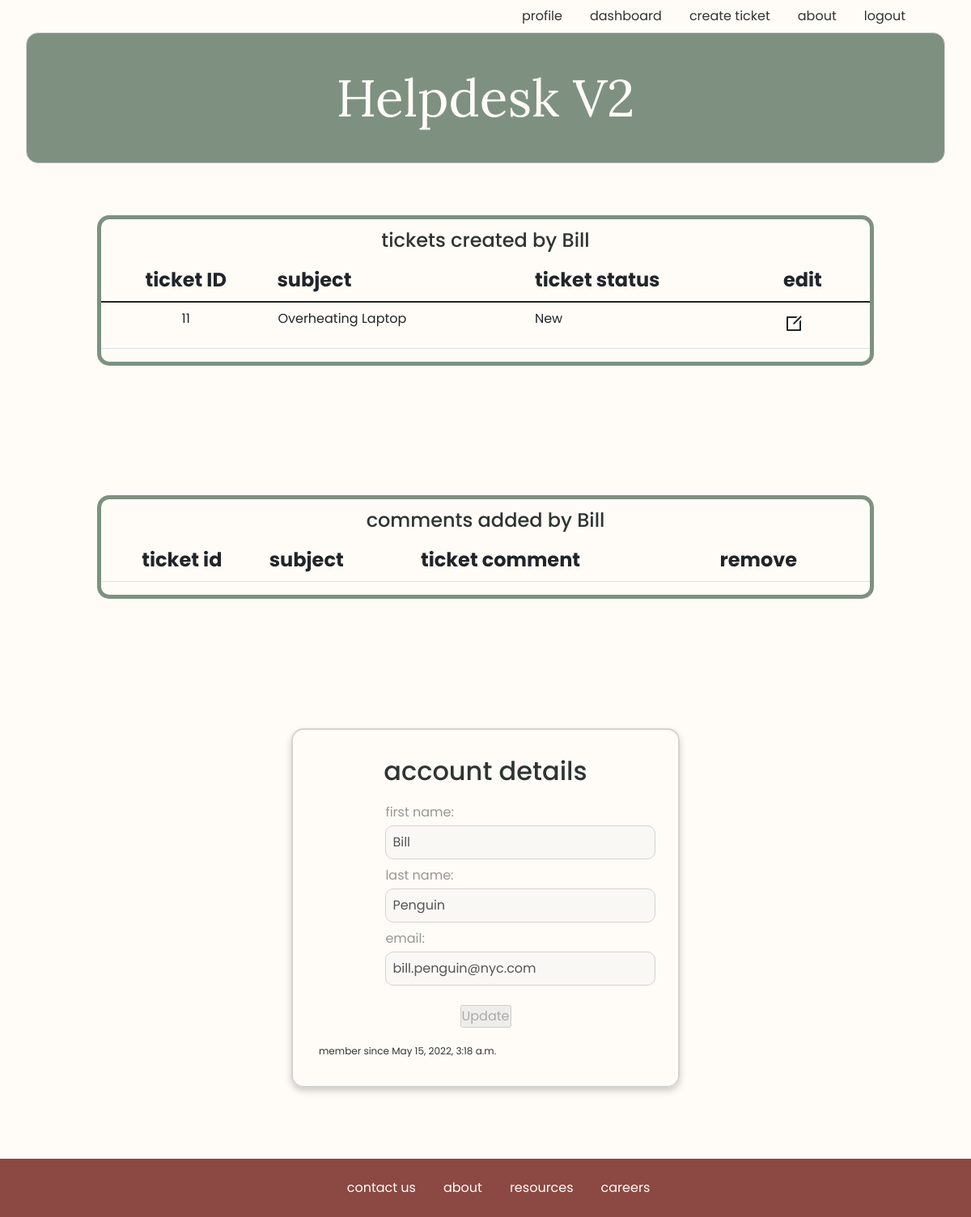
Before: /profile (signed in) with the older database file.
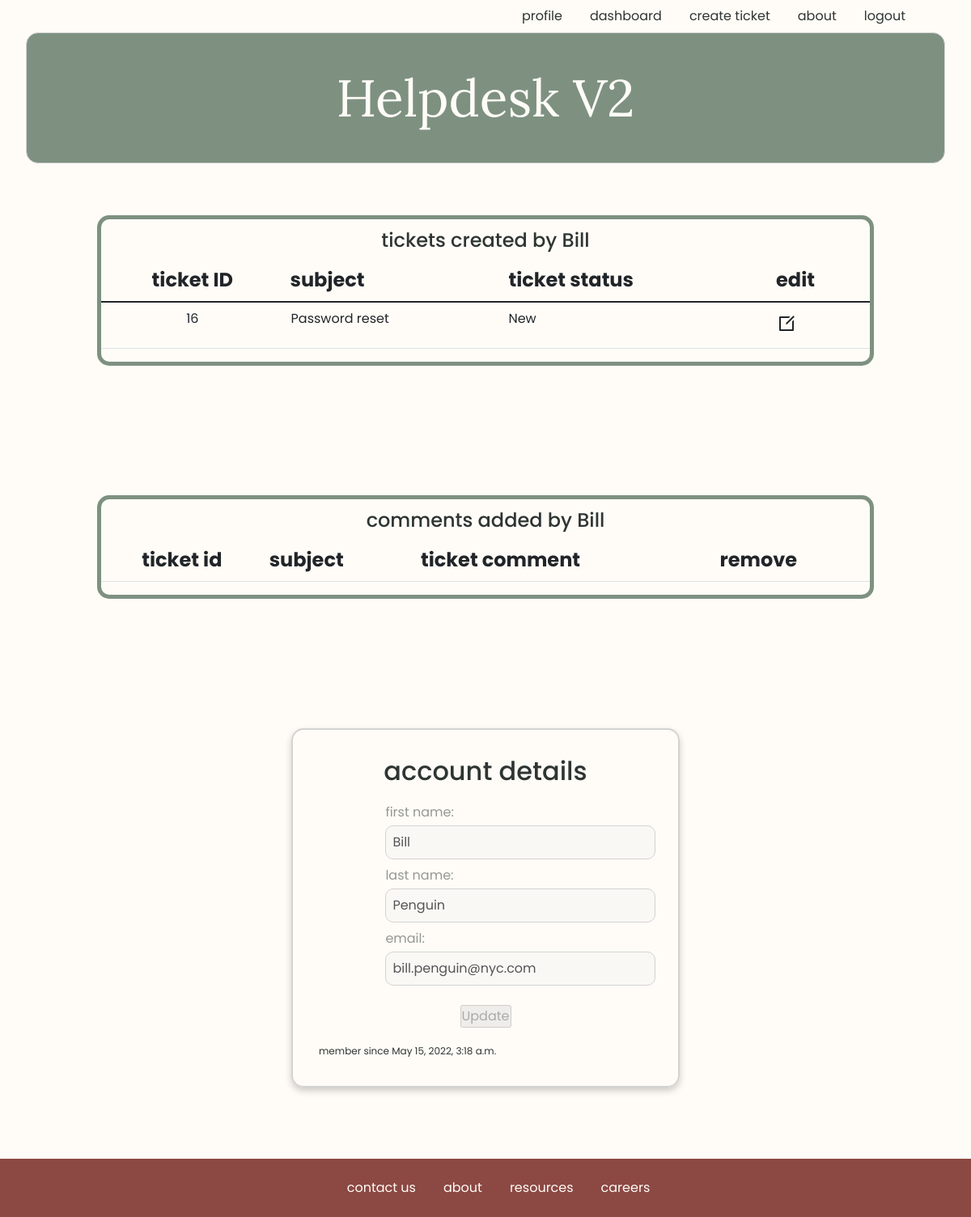
After: the same page with the newer database file.
### users/models.py (models this page shows, shortened)
class Ticket(models.Model):
    subject = models.CharField(max_length=250)
    ticket_type = models.CharField(max_length=50)
    ticket_status = models.CharField(max_length=50)
    ticket_description = models.CharField(max_length=350)
    created_by = models.ForeignKey(User, related_name="user_tickets", on_delete=models.CASCADE, null=True)
    created_at = models.DateTimeField(auto_now_add=True)
    updated_at = models.DateTimeField(auto_now=True)
    objects = TicketManager()

### users/views.py (the view)
# urls.py: path('profile', views.profile),
def profile(request):
    if 'user_id' not in request.session:
        return redirect('/')
    this_user = User.objects.filter(id = request.session['user_id'])
    context = {
        'user': this_user[0],
        'all_tickets': Ticket.objects.all(),
        'all_comments': Comment.objects.all()
    }
    return render(request, 'profile.html', context)

### users/templates/profile.html (shortened to what this page needs)
{% include 'logged_navbar.html'%}
<div class="profile-table">
	<h4>tickets created by {{user.first_name}}</h4>
	<table class="table">
		<thead>
			<tr>
				<th scope="col" id='table-id'>ticket ID </th>
				<th scope="col">subject </th>
				<th scope="col">ticket status </th>
				<th scope="col">edit </th>
			</tr>
		</thead>
		<tbody>
		{% for ticket in all_tickets reversed%}
			{% if ticket.created_by.id == user.id %}
			<tr class="table-row">
				<td class="table-data" id='table-id'><a href="/ticket/{{ticket.id}}/edit">{{ticket.id}}</a></td>
				<td class="table-data"><a href="/ticket/{{ticket.id}}/edit">{{ticket.subject}}</a></td>
				<td>{{ticket.ticket_status}}</td>
				<td class="data-edit" title="Edit Ticket"><a href="/ticket/{{ticket.id}}/edit"><i class="ri-edit-box-line"></i></a></td>
			</tr>
			{% endif %}
		{%endfor%}
		</tbody>
	</table>
</div>
<div class="profile-table">
	<h4 class="text-center">comments added by {{user.first_name}}</h4>
	<table class="table">
		<thead>
			<tr>
			<th scope="col" id='table-id'>ticket id</th>
			<th scope="col">subject </th>
			<th scope="col">ticket comment </th>
			<th scope="col">remove</th>
			</tr>
		</thead>
	</table>
</div>
<div class="account-card">
	<h1>account details</h1>
	<div>
		<form action="/profile/{{user.id}}/update" method="POST">
			<div class="inputs">
				<label for="first_name">first name: </label>
					<input class="form-inputs" type="text" name="first_name" value="{{ user.first_name }}" disabled>
			</div>
			<div class="inputs">
				<label for="last_name">last name: </label>
					<input class="form-inputs" type="text" name="last_name" value="{{ user.last_name }}" disabled>
			</div>
			<div class="inputs">
				<label for="email">email: </label>
					<input class="form-inputs" type="email" name="email" value="{{ user.email }}" disabled>
			</div>
			<div class"inputs">
				<input class='button-input' type="submit" value="Update" disabled>
			</div>
		</form>
		<div class"inputs">
			<span>member since {{user.created_at}}</span>
		</div>
	</div>
</div>
<div>
	{% include 'footer.html'%}
</div>

Changed rows visible on the page:
removed Ticket: id "11", subject "Overheating Laptop", ticket_status "New"
added Ticket: id "16", subject "Password reset", ticket_status "New"
